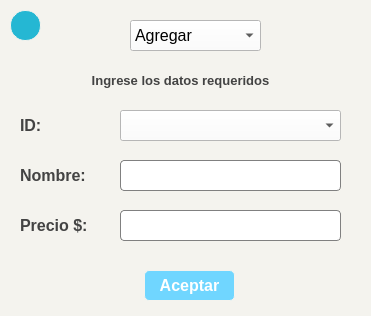
<?xml version="1.0" encoding="UTF-8"?>
<ui version="4.0">
 <class>MainWindow</class>
 <widget class="QMainWindow" name="MainWindow">
  <property name="geometry">
   <rect>
    <x>0</x>
    <y>0</y>
    <width>371</width>
    <height>316</height>
   </rect>
  </property>
  <property name="minimumSize">
   <size>
    <width>371</width>
    <height>316</height>
   </size>
  </property>
  <property name="maximumSize">
   <size>
    <width>371</width>
    <height>316</height>
   </size>
  </property>
  <property name="font">
   <font>
    <pointsize>14</pointsize>
    <weight>75</weight>
    <bold>true</bold>
   </font>
  </property>
  <property name="windowTitle">
   <string>Admin</string>
  </property>
  <property name="styleSheet">
   <string notr="true">QWidget{
	background-color: #f4f3ee;
}

QLabel{
	font: bold 16px;
 	color: #434343;
}

QLineEdit{
	background-color: white;
	font: bold 14px;
 	color: #434343;
	border: 0.5px solid gray;
	border-radius: 4px;
}

QPushButton{
	font: bold 16px;
	border: 0.5px solid #f4f3ee;
	border-radius: 5px;
	color: white;
}

</string>
  </property>
  <widget class="QWidget" name="centralwidget">
   <widget class="QComboBox" name="cbOption">
    <property name="geometry">
     <rect>
      <x>130</x>
      <y>20</y>
      <width>131</width>
      <height>31</height>
     </rect>
    </property>
    <property name="font">
     <font>
      <pointsize>12</pointsize>
     </font>
    </property>
    <property name="styleSheet">
     <string notr="true">background-color: white;</string>
    </property>
    <property name="currentText">
     <string>Agregar</string>
    </property>
    <property name="maxVisibleItems">
     <number>3</number>
    </property>
    <item>
     <property name="text">
      <string>Agregar</string>
     </property>
    </item>
    <item>
     <property name="text">
      <string>Modificar</string>
     </property>
    </item>
    <item>
     <property name="text">
      <string>Eliminar</string>
     </property>
    </item>
   </widget>
   <widget class="QPushButton" name="btnAceptar">
    <property name="geometry">
     <rect>
      <x>144</x>
      <y>270</y>
      <width>91</width>
      <height>31</height>
     </rect>
    </property>
    <property name="font">
     <font>
      <pointsize>-1</pointsize>
      <weight>75</weight>
      <italic>false</italic>
      <bold>true</bold>
     </font>
    </property>
    <property name="styleSheet">
     <string notr="true">background-color: #70d6ff;</string>
    </property>
    <property name="text">
     <string>Aceptar</string>
    </property>
    <property name="shortcut">
     <string>Return</string>
    </property>
   </widget>
   <widget class="QLabel" name="lbID">
    <property name="geometry">
     <rect>
      <x>20</x>
      <y>110</y>
      <width>81</width>
      <height>31</height>
     </rect>
    </property>
    <property name="text">
     <string>ID:</string>
    </property>
   </widget>
   <widget class="QLabel" name="lbName">
    <property name="geometry">
     <rect>
      <x>20</x>
      <y>160</y>
      <width>81</width>
      <height>31</height>
     </rect>
    </property>
    <property name="text">
     <string>Nombre:</string>
    </property>
   </widget>
   <widget class="QLabel" name="lbPrice">
    <property name="geometry">
     <rect>
      <x>20</x>
      <y>210</y>
      <width>81</width>
      <height>31</height>
     </rect>
    </property>
    <property name="text">
     <string>Precio $:</string>
    </property>
   </widget>
   <widget class="QLineEdit" name="txtID">
    <property name="geometry">
     <rect>
      <x>120</x>
      <y>110</y>
      <width>221</width>
      <height>31</height>
     </rect>
    </property>
    <property name="text">
     <string/>
    </property>
   </widget>
   <widget class="QLineEdit" name="txtName">
    <property name="geometry">
     <rect>
      <x>120</x>
      <y>160</y>
      <width>221</width>
      <height>31</height>
     </rect>
    </property>
   </widget>
   <widget class="QLineEdit" name="txtPrice">
    <property name="geometry">
     <rect>
      <x>120</x>
      <y>210</y>
      <width>221</width>
      <height>31</height>
     </rect>
    </property>
   </widget>
   <widget class="QLabel" name="lbMSG">
    <property name="geometry">
     <rect>
      <x>20</x>
      <y>70</y>
      <width>321</width>
      <height>21</height>
     </rect>
    </property>
    <property name="font">
     <font>
      <pointsize>-1</pointsize>
      <weight>75</weight>
      <italic>false</italic>
      <bold>true</bold>
     </font>
    </property>
    <property name="styleSheet">
     <string notr="true">font: bold 13px;</string>
    </property>
    <property name="text">
     <string>Ingrese los datos requeridos</string>
    </property>
    <property name="alignment">
     <set>Qt::AlignCenter</set>
    </property>
   </widget>
   <widget class="QPushButton" name="btnBack">
    <property name="geometry">
     <rect>
      <x>10</x>
      <y>10</y>
      <width>31</width>
      <height>31</height>
     </rect>
    </property>
    <property name="font">
     <font>
      <pointsize>-1</pointsize>
      <weight>75</weight>
      <italic>false</italic>
      <bold>true</bold>
     </font>
    </property>
    <property name="layoutDirection">
     <enum>Qt::LeftToRight</enum>
    </property>
    <property name="styleSheet">
     <string notr="true">border-radius: 15px;
background-color: #25b7d3;
</string>
    </property>
    <property name="text">
     <string/>
    </property>
    <property name="icon">
     <iconset>
      <normaloff>../icons/backB.png</normaloff>../icons/backB.png</iconset>
    </property>
    <property name="iconSize">
     <size>
      <width>28</width>
      <height>28</height>
     </size>
    </property>
    <property name="shortcut">
     <string>Esc</string>
    </property>
   </widget>
   <widget class="QComboBox" name="cbID">
    <property name="enabled">
     <bool>true</bool>
    </property>
    <property name="geometry">
     <rect>
      <x>120</x>
      <y>110</y>
      <width>221</width>
      <height>31</height>
     </rect>
    </property>
    <property name="font">
     <font>
      <pointsize>14</pointsize>
      <weight>75</weight>
      <bold>true</bold>
     </font>
    </property>
    <property name="styleSheet">
     <string notr="true">background-color: white;</string>
    </property>
   </widget>
  </widget>
 </widget>
 <resources/>
 <connections/>
</ui>
